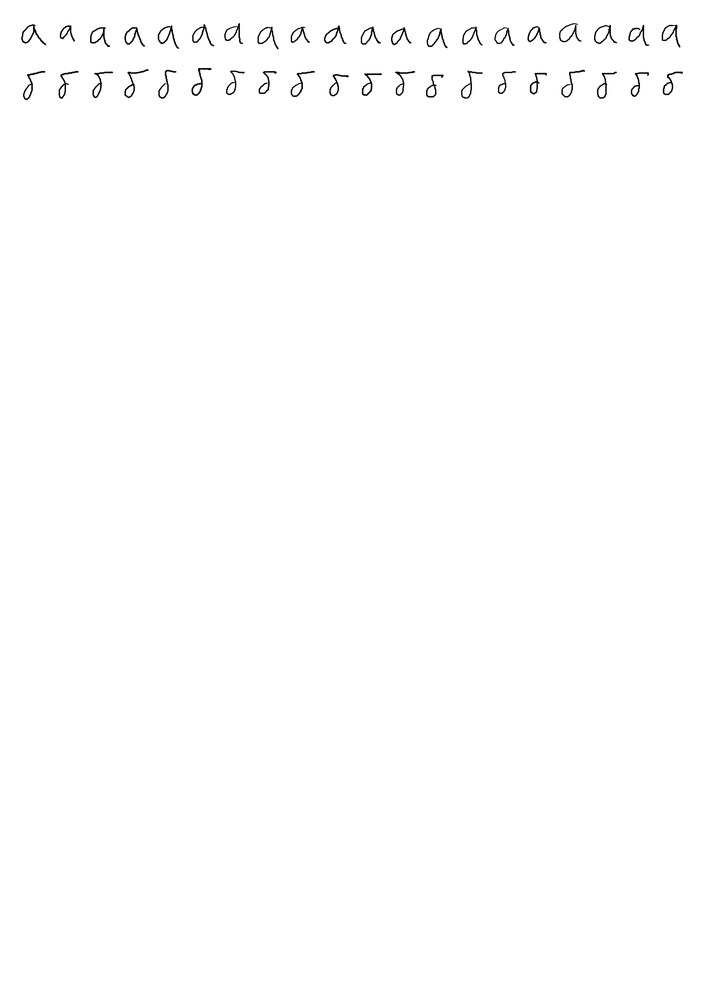
#> input picture letters.png, 706 x 999 px, shrunk from 2480 x 3508 before the run
$ python lettersplitter.py
#> lines starting #> are read from the running program, lines starting #| are printed output that depends on the picture
from const import image_path, start_x, start_y, box_size, spacing_vertical, rus
from PIL import Image
import os


def fetch_letters_from_png(output_folder_local='letters'):
    """Fetches the """
#> called with output_folder_local = 'letters'
    img = Image.open(image_path)
#> img is the input picture: PIL image 706x999 RGBA; mean R, G, B, A 0, 0, 0, 1.3
    num_letters_per_row = (img.width - start_x) // box_size
#> num_letters_per_row = 5
    num_rows = (img.height - start_y) // box_size
#> num_rows = 7

    output_folder = os.path.join(os.getcwd(), output_folder_local)
    os.makedirs(output_folder, exist_ok=True)

    for row in range(num_rows):
        for col in range(num_letters_per_row):
            left = start_x + col * box_size
            upper = start_y + row * (box_size + spacing_vertical)
            right = left + box_size
            lower = upper + box_size
            letter_img = img.crop((left, upper, right, lower))
            letter_img_cropped = letter_img.crop(letter_img.getbbox())
            if letter_img.getbbox():
                letter_path = os.path.join(output_folder, f"{rus[row]}_{col}.png")
                letter_img_cropped.save(letter_path)
#> this loop made 7 passes
#> pass 1, in fetch_letters_from_png, `letter_img_cropped.save(letter_path)`:
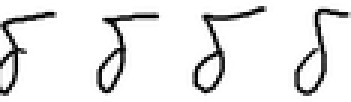
#> saved as А_0.png: PIL image 117x34 RGBA (shown 3 times larger); mean R, G, B, A 0, 0, 0, 23.5; transparent parts drawn white
#> pass 1, in fetch_letters_from_png, `letter_img_cropped.save(letter_path)`:
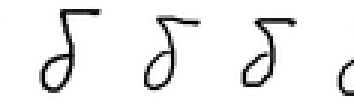
#> saved as А_1.png: PIL image 118x35 RGBA (shown 3 times larger); mean R, G, B, A 0, 0, 0, 17.6; transparent parts drawn white
#> pass 1, in fetch_letters_from_png, `letter_img_cropped.save(letter_path)`:
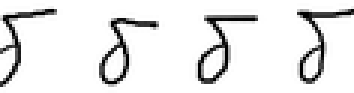
#> saved as А_2.png: PIL image 118x31 RGBA (shown 3 times larger); mean R, G, B, A 0, 0, 0, 23.7; transparent parts drawn white
#> pass 1, in fetch_letters_from_png, `letter_img_cropped.save(letter_path)`:
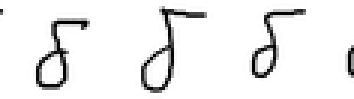
#> saved as А_3.png: PIL image 118x33 RGBA (shown 3 times larger); mean R, G, B, A 0, 0, 0, 17.2; transparent parts drawn white
#> after the loop: letter_img_cropped: PIL image 118x118 RGBA; every value is 0

    print("Done")


if __name__ == "__main__":
    fetch_letters_from_png()
